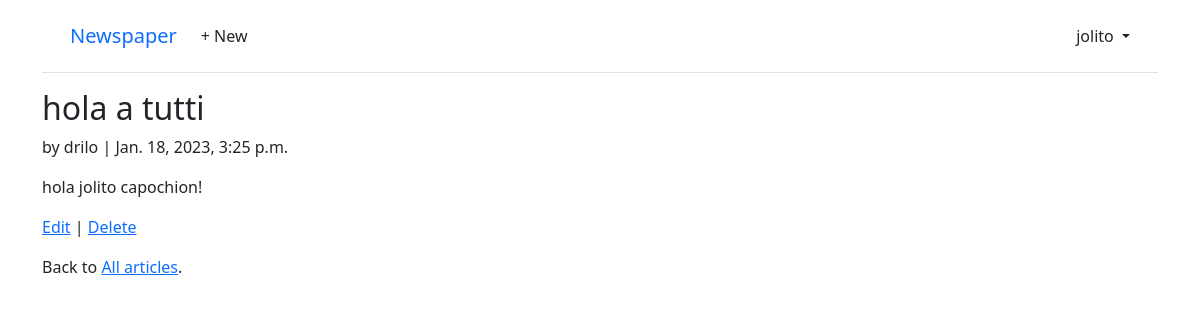
/articles/3 (signed in), run on the app's committed database.
### accounts/models.py (models this page shows)
class CustomUser(AbstractUser):
    age = models.PositiveBigIntegerField(
        null=True, blank=True
    )  # null(database-related) -->puede almacenar una entrada de base de datos como nula, sin valor, blank(validation-related) --> true el formulario acepta un valor vacio, false un valor es requerido.

### articles/models.py (models this page shows, shortened)
class Article(models.Model):
    title = models.CharField(max_length=255)
    body = models.TextField(max_length=2000)
    date = models.DateTimeField(auto_now_add=True)
    author = models.ForeignKey(settings.AUTH_USER_MODEL, on_delete=models.CASCADE)

### articles/views.py (the view)
# urls.py: path("<int:pk>", ArticleDetailView.as_view(), name="article_detail"),
class ArticleDetailView(LoginRequiredMixin, DetailView):
    model = Article
    template_name = "article_detail.html"

### templates/article_detail.html
{% extends "base.html" %}
{% block content %}
<div class="article-entry">
    <h2>{{ article.title }}</h2>
    <p>by {{ article.author }} | {{ article.date }}</p>
    <p>{{ article.body }}</p>
</div>
<p>
    <a href="{% url 'article_edit' article.pk %}">Edit</a> | <a href="{% url 'article_delete' article.pk %}">Delete</a>
</p>
<p>Back to <a href="{% url 'article_list' %}">All articles</a>.</p>
{% endblock content %}

### templates/base.html (shortened to what this page needs)
<!DOCTYPE html>
<html lang="en">
<head>
    <link href="https://cdn.jsdelivr.net/npm/bootstrap@5.1.3/dist/css/bootstrap.min.css" rel="stylesheet">
</head>
<body>
    <div class="container">
        <header class="p-3 mb-3 border-bottom">
            <div class="container">
                <div class="d-flex flex-wrap align-items-center justify-content-center
    justify-content-lg-start">
                    <a class="navbar-brand" href="{% url 'home' %}">Newspaper</a>
                    <ul class="nav col-12 col-lg-auto me-lg-auto mb-2 justify-content-center
    mb-md-0">
                        {% if user.is_authenticated %}
                        <li><a href="{% url 'article_new' %}" class="nav-link px-2 link-dark">+ New</a></li>
                    </ul>
                    <div class="dropdown text-end">
                        <a href="#" class="d-block link-dark text-decoration-none dropdown-toggle" id="dropdownUser1"
                            data-bs-toggle="dropdown" aria-expanded="false">
                            {{ user.username }}
                        </a>
                    </div>
                    {% endif %}
                </div>
            </div>
        </header>
        <main>
            {% block content %}
            {% endblock content %}
        </main>
    </div>
</body>
</html>

### data on the page
CustomUser: username "jolito"
Article: title "hola a tutti", author "drilo", date "Jan. 18, 2023, 3:25 p.m.", body "hola jolito capochion!"
